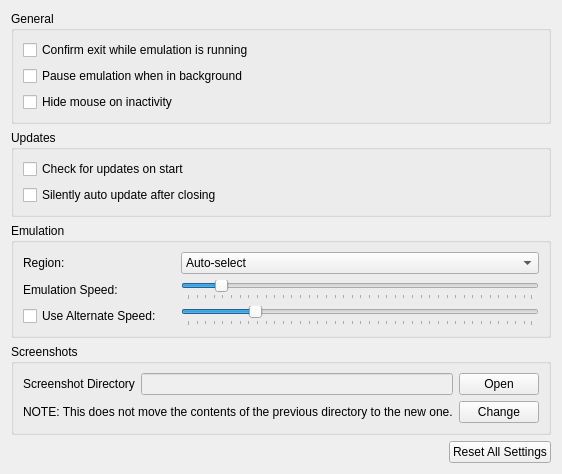
<?xml version="1.0" encoding="UTF-8"?>
<ui version="4.0">
 <class>ConfigureGeneral</class>
 <widget class="QWidget" name="ConfigureGeneral">
  <property name="geometry">
   <rect>
    <x>0</x>
    <y>0</y>
    <width>408</width>
    <height>436</height>
   </rect>
  </property>
  <property name="windowTitle">
   <string>Form</string>
  </property>
  <layout class="QHBoxLayout" name="horizontalLayout">
   <item>
    <layout class="QVBoxLayout" name="verticalLayout">
     <item>
      <widget class="QGroupBox" name="groupBox">
       <property name="title">
        <string>General</string>
       </property>
       <layout class="QVBoxLayout" name="verticalLayout_5">
        <item>
         <widget class="QCheckBox" name="toggle_check_exit">
          <property name="text">
           <string>Confirm exit while emulation is running</string>
          </property>
         </widget>
        </item>
        <item>
         <widget class="QCheckBox" name="toggle_background_pause">
          <property name="text">
           <string>Pause emulation when in background</string>
          </property>
         </widget>
        </item>
        <item>
         <widget class="QCheckBox" name="toggle_hide_mouse">
          <property name="text">
           <string>Hide mouse on inactivity</string>
          </property>
         </widget>
        </item>
       </layout>
      </widget>
     </item>
     <item>
      <widget class="QGroupBox" name="updateBox">
       <property name="title">
        <string>Updates</string>
       </property>
       <layout class="QVBoxLayout" name="verticalLayout_4">
        <item>
         <widget class="QCheckBox" name="toggle_update_check">
          <property name="text">
           <string>Check for updates on start</string>
          </property>
         </widget>
        </item>
        <item>
         <widget class="QCheckBox" name="toggle_auto_update">
          <property name="text">
           <string>Silently auto update after closing</string>
          </property>
         </widget>
        </item>
       </layout>
      </widget>
     </item>
     <item>
      <widget class="QGroupBox" name="groupBox_4">
       <property name="title">
        <string>Emulation</string>
       </property>
       <layout class="QGridLayout" name="gridLayout">
        <item row="0" column="2">
         <widget class="QComboBox" name="region_combobox">
          <item>
           <property name="text">
            <string>Auto-select</string>
           </property>
          </item>
          <item>
           <property name="text">
            <string notr="true">JPN</string>
           </property>
          </item>
          <item>
           <property name="text">
            <string notr="true">USA</string>
           </property>
          </item>
          <item>
           <property name="text">
            <string notr="true">EUR</string>
           </property>
          </item>
          <item>
           <property name="text">
            <string notr="true">AUS</string>
           </property>
          </item>
          <item>
           <property name="text">
            <string notr="true">CHN</string>
           </property>
          </item>
          <item>
           <property name="text">
            <string notr="true">KOR</string>
           </property>
          </item>
          <item>
           <property name="text">
            <string notr="true">TWN</string>
           </property>
          </item>
         </widget>
        </item>
        <item row="1" column="0">
         <widget class="QLabel" name="label_emulation_speed">
          <property name="text">
           <string>Emulation Speed:</string>
          </property>
         </widget>
        </item>
        <item row="2" column="0">
         <widget class="QCheckBox" name="toggle_alternate_speed">
          <property name="text">
           <string>Use Alternate Speed:</string>
          </property>
         </widget>
        </item>
        <item row="1" column="2">
         <widget class="QSlider" name="frame_limit">
          <property name="minimum">
           <number>0</number>
          </property>
          <property name="maximum">
           <number>199</number>
          </property>
          <property name="singleStep">
           <number>5</number>
          </property>
          <property name="pageStep">
           <number>15</number>
          </property>
          <property name="value">
           <number>19</number>
          </property>
          <property name="orientation">
           <enum>Qt::Horizontal</enum>
          </property>
          <property name="tickPosition">
           <enum>QSlider::TicksBelow</enum>
          </property>
         </widget>
        </item>
        <item row="1" column="1">
         <widget class="QLabel" name="emulation_speed_display_label">
          <property name="text">
           <string/>
          </property>
          <property name="alignment">
           <set>Qt::AlignRight|Qt::AlignTrailing|Qt::AlignVCenter</set>
          </property>
         </widget>
        </item>
        <item row="0" column="0">
         <widget class="QLabel" name="label">
          <property name="text">
           <string>Region:</string>
          </property>
         </widget>
        </item>
        <item row="2" column="2">
         <widget class="QSlider" name="frame_limit_alternate">
          <property name="minimum">
           <number>0</number>
          </property>
          <property name="maximum">
           <number>199</number>
          </property>
          <property name="singleStep">
           <number>5</number>
          </property>
          <property name="pageStep">
           <number>15</number>
          </property>
          <property name="value">
           <number>39</number>
          </property>
          <property name="orientation">
           <enum>Qt::Horizontal</enum>
          </property>
          <property name="tickPosition">
           <enum>QSlider::TicksBelow</enum>
          </property>
         </widget>
        </item>
        <item row="2" column="1">
         <widget class="QLabel" name="emulation_speed_alternate_display_label">
          <property name="text">
           <string/>
          </property>
          <property name="alignment">
           <set>Qt::AlignRight|Qt::AlignTrailing|Qt::AlignVCenter</set>
          </property>
         </widget>
        </item>
       </layout>
      </widget>
     </item>
     <item>
      <widget class="QGroupBox" name="screenshot_group">
       <property name="title">
        <string>Screenshots</string>
       </property>
       <layout class="QVBoxLayout" name="verticalLayout_6">
        <item>
         <layout class="QHBoxLayout" name="horizontalLayout_2">
          <item>
           <widget class="QLabel" name="label_2">
            <property name="text">
             <string>Screenshot Directory</string>
            </property>
           </widget>
          </item>
          <item>
           <widget class="QLineEdit" name="screenshot_dir_path">
            <property name="enabled">
             <bool>false</bool>
            </property>
           </widget>
          </item>
          <item>
           <widget class="QPushButton" name="open_screenshot_dir">
            <property name="text">
             <string>Open</string>
            </property>
           </widget>
          </item>
         </layout>
        </item>
        <item>
         <layout class="QHBoxLayout" name="horizontalLayout_3">
          <item>
           <widget class="QLabel" name="label_3">
            <property name="text">
             <string>NOTE: This does not move the contents of the previous directory to the new one.</string>
            </property>
           </widget>
          </item>
          <item>
           <spacer name="horizontalSpacer">
            <property name="orientation">
             <enum>Qt::Horizontal</enum>
            </property>
            <property name="sizeHint" stdset="0">
             <size>
              <width>40</width>
              <height>20</height>
             </size>
            </property>
           </spacer>
          </item>
          <item>
           <widget class="QPushButton" name="change_screenshot_dir">
            <property name="text">
             <string>Change</string>
            </property>
           </widget>
          </item>
         </layout>
        </item>
       </layout>
      </widget>
     </item>
     <item alignment="Qt::AlignRight">
      <widget class="QPushButton" name="button_reset_defaults">
       <property name="text">
        <string>Reset All Settings</string>
       </property>
      </widget>
     </item>
     <item>
      <spacer name="verticalSpacer">
       <property name="orientation">
        <enum>Qt::Vertical</enum>
       </property>
       <property name="sizeHint" stdset="0">
        <size>
         <width>20</width>
         <height>40</height>
        </size>
       </property>
      </spacer>
     </item>
    </layout>
   </item>
  </layout>
 </widget>
 <tabstops>
  <tabstop>toggle_check_exit</tabstop>
  <tabstop>toggle_background_pause</tabstop>
  <tabstop>toggle_hide_mouse</tabstop>
  <tabstop>toggle_update_check</tabstop>
  <tabstop>toggle_auto_update</tabstop>
  <tabstop>region_combobox</tabstop>
  <tabstop>frame_limit</tabstop>
  <tabstop>toggle_alternate_speed</tabstop>
  <tabstop>frame_limit_alternate</tabstop>
  <tabstop>open_screenshot_dir</tabstop>
  <tabstop>change_screenshot_dir</tabstop>
  <tabstop>button_reset_defaults</tabstop>
 </tabstops>
 <resources/>
 <connections/>
</ui>
